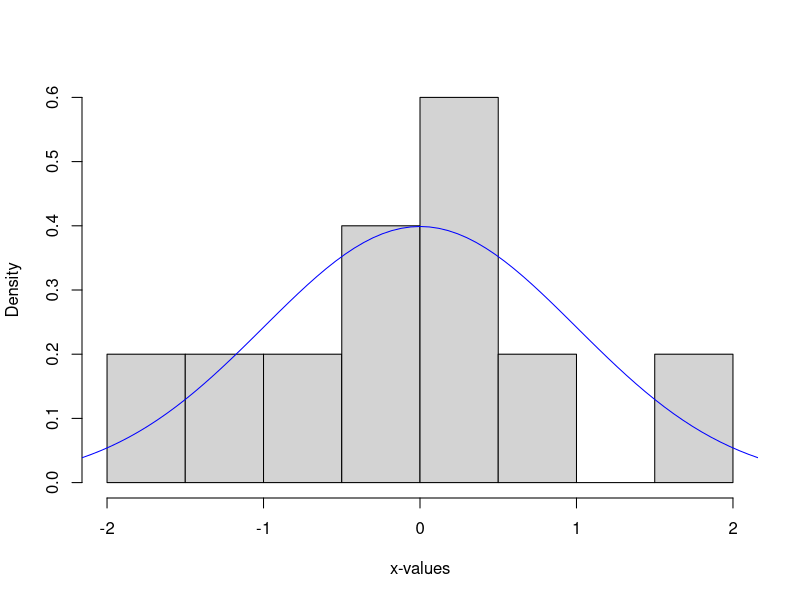
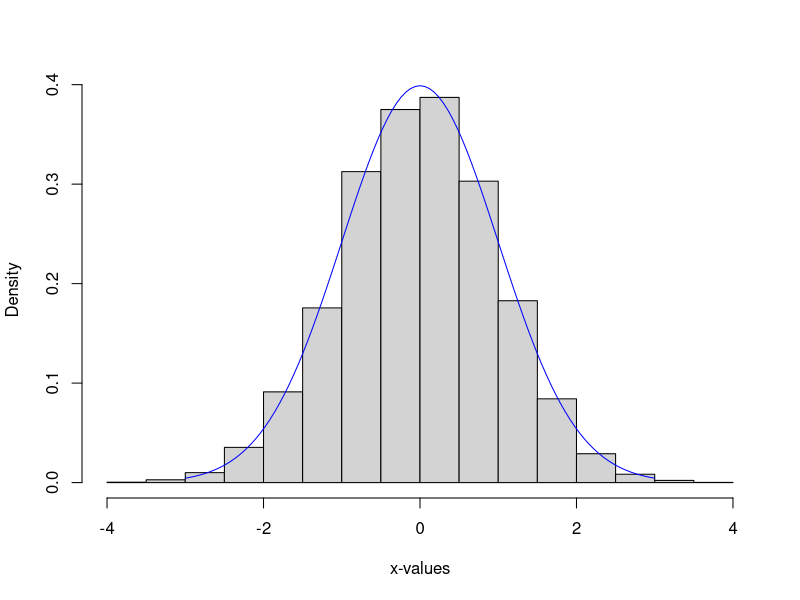
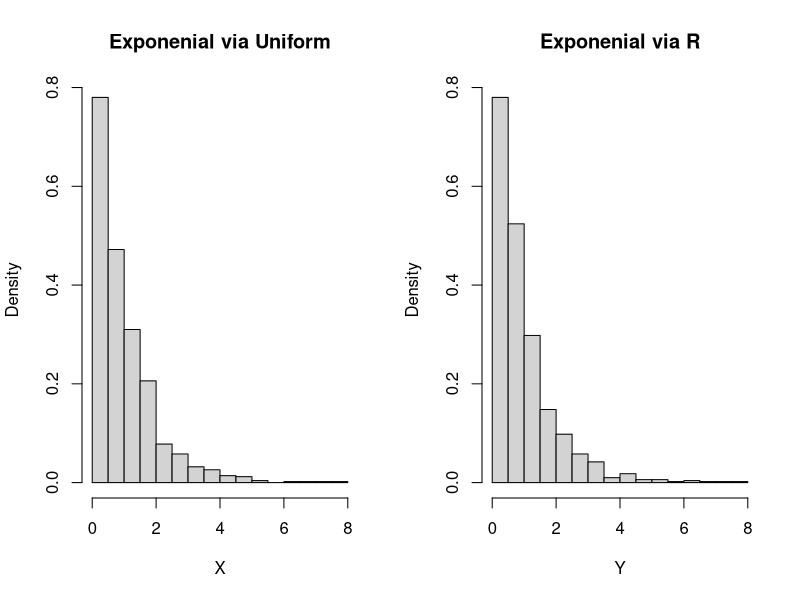
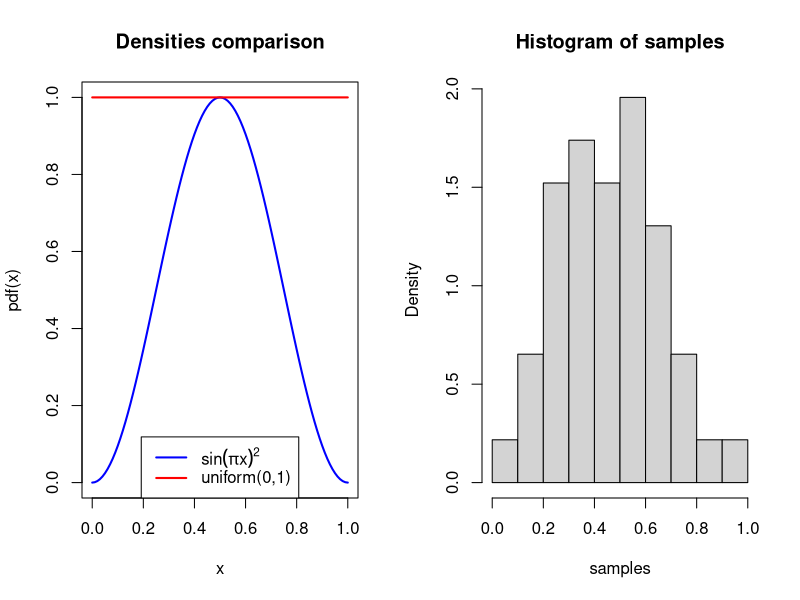
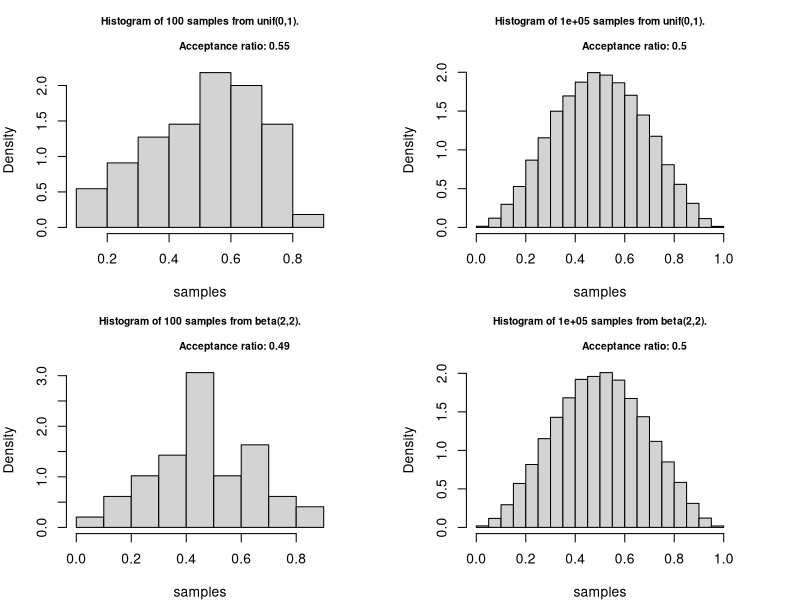
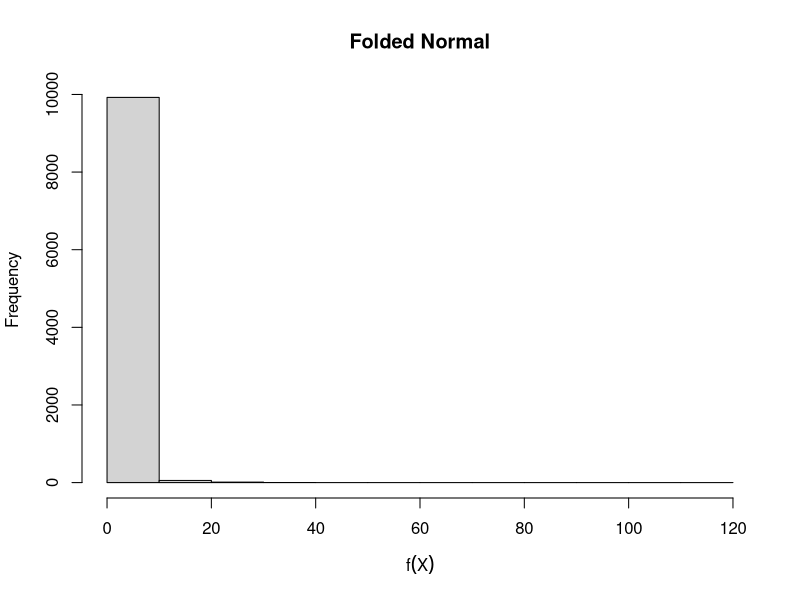
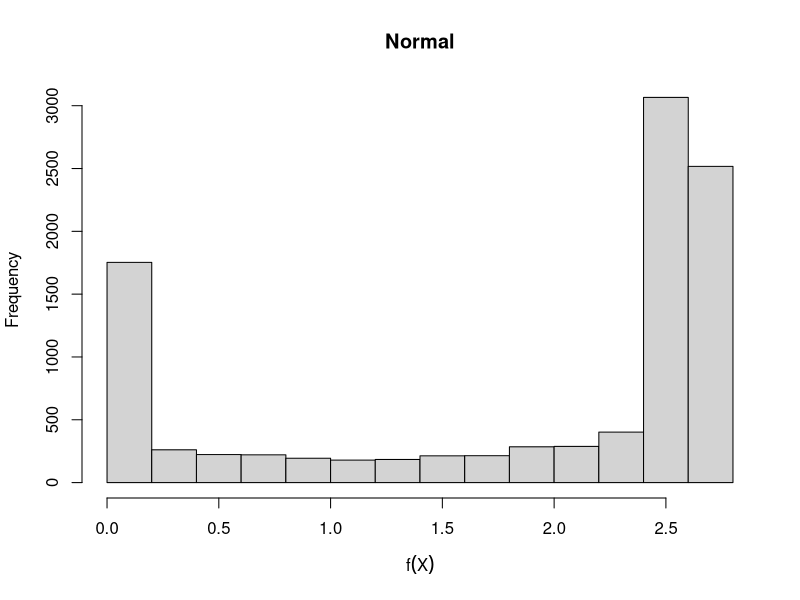
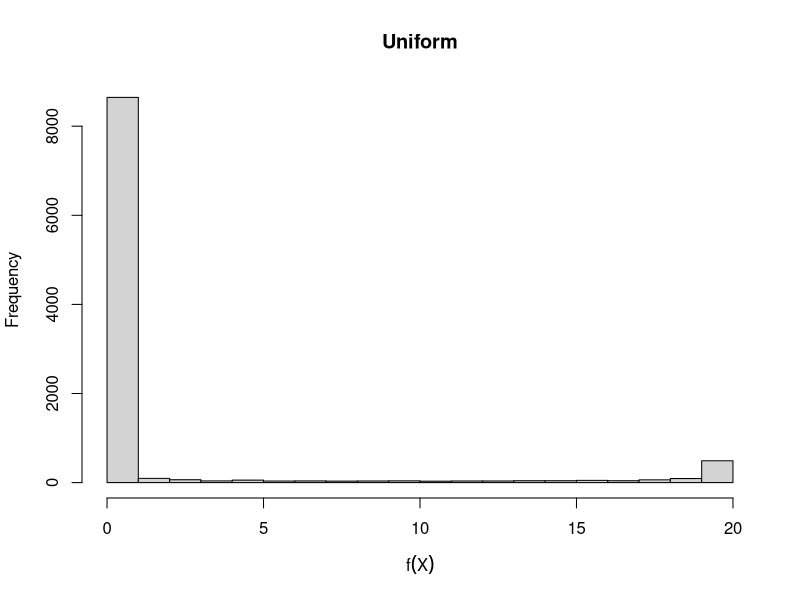

Write the R code that produced these figures, in order.
## ---- chunk 1
x <- seq(-3,3,length.out=10)
hist(rnorm(x), freq=FALSE, main="", xlab = "x-values")
## true density
curve(dnorm(x, mean = 0, sd = 1),
      from = -3,
      to = 3,
      add = TRUE,
      col = "blue",
      xlab = "x-values")
## ---- chunk 2
x <- seq(-3,3,length.out=10000)
hist(rnorm(x), freq=FALSE, main="", xlab = "x-values")
## true density
curve(dnorm(x, mean = 0, sd = 1),
      from = -3,
      to = 3,
      add = TRUE,
      col = "blue",
      xlab = "x-values")
## ---- chunk 3
mean(rnorm(x))
var(rnorm(x))
## ---- chunk 4
nsim <- 1000
U <- runif(nsim)
X <- -log(U)
Y <- rexp(nsim)
par(mfrow=(c(1,2)))
hist(X, freq=FALSE, main="Exponenial via Uniform")
hist(Y, freq=FALSE, main="Exponenial via R")
## ---- chunk 5
# density function for f(x)
densFun <- function(x) { 
  return(sin(pi*x)^2)
}
x <- seq(0, 1, 10^-2)
## ---- chunk 6
plot(x, densFun(x), 
     xlab = "x", ylab = "pdf(x)",
     type = "l", lty = 1, lwd = 2, col = "blue",
     main = "Densities comparison")
lines(x, dunif(x, 0, 1), lwd = 2, col="red")
legend('bottom',
       c(expression(sin(pi*x)^2), "uniform(0,1)"), 
       lty = 1, lwd = 2, col = c("blue", "red"))
## ---- chunk 7
numSim=10^2
samples = NULL
for (i in 1:numSim) {
  # get a uniform proposal
  proposal <- runif(1) 
  # calculate the ratio
  densRat <- densFun(proposal)/dunif(proposal)  
  #accept the sample with p=densRat
  if ( runif(1) < densRat ){ 
    #fill our vector with accepted samples
    samples <- c(samples, proposal) 
  }
}
## ---- chunk 8
hist(samples, freq=FALSE) #construct density hist
print(paste("Acceptance Ratio:", length(samples)/numSim))
## ---- chunk 9
sim_fun <- function(f, envelope = "unif", par1 = 0, 
                    par2 = 1, n = 10^2, plot = TRUE){
  
  r_envelope <- match.fun(paste0("r", envelope))
  d_envelope <- match.fun(paste0("d", envelope))
  proposal <- r_envelope(n, par1, par2)
  density_ratio <- f(proposal) / d_envelope(proposal, par1, par2)
  samples <- proposal[runif(n) < density_ratio]
  acceptance_ratio <- length(samples) / n
  if (plot) {
    hist(samples, probability = TRUE, 
         main = paste0("Histogram of ", n, " samples from ", 
                       envelope, "(", par1, ",", par2, ").\n 
                       Acceptance ratio: ", 
                       round(acceptance_ratio,2)), cex.main = 0.75)
  }
  list(x = samples, acceptance_ratio = acceptance_ratio)
}
## ---- chunk 10
par(mfrow = c(2,2), mar = rep(4, 4))
unif_1 <- sim_fun(f=densFun , envelope = "unif", par1 = 0, par2 = 1, n = 10^2) 
unif_2 <- sim_fun(f=densFun, envelope = "unif", par1 = 0, par2 = 1, n = 10^5)
beta_1 <- sim_fun(f=densFun, envelope = "beta", par1 = 2, par2 = 2, n = 10^2)
beta_2 <- sim_fun(f=densFun, envelope = "beta", par1 = 2, par2 = 2, n = 10^5)
## ---- chunk 11
knitr::opts_chunk$set(cache=TRUE)
library(xtable)
# define target functions for MC estimate
mc1 <- function(x){
  # folded normal target
  return(sqrt(2*pi/abs(x)))
}

mc2 <- function(x){
  # normal target
  exp(-x^4)/dnorm(x)
}

mc3 <- function(x){
  # uniform target
  return(20*exp(-x^4))
}
mcSE <- function(values){
  # this function calculates the standard error
  # of an MC estimate with target function values
  # eg values should be vector of f(x_i)
  return(sqrt(var(values)/length(values)))
}
# folded normal
draws <- rnorm(10000)
values <- sapply(draws,mc1)
# normal
draws2 <- rnorm(10000)
values2 <- sapply(draws2,mc2)
# uniform
draws3 <- runif(10000,min=-10,max=10)
values3 <- sapply(draws3,mc3)
# plot histograms
pdf(file="mc1hist.pdf")
hist(values*2^(-5/4), xlab = expression(f(X)),
     main = "Folded Normal")
dev.off()
pdf(file="mc2hist.pdf")
hist(values2, xlab = expression(f(X)),
     main = "Normal")
dev.off()
pdf(file="mc3hist.pdf")
hist(values3, xlab = expression(f(X)),
     main = "Uniform")
dev.off()
# put results in a data frame and display with xtable
mc.mean <- mean(values)*2^(-5/4)
mc.sd<- 2^(-10/4)*sd(values)/sqrt(length(values))
means <- c(gamma(1/4)/2,mc.mean,mean(values2),mean(values3))
SEs <- c(NA, mcSE(values),mcSE(values2),mcSE(values3))
mc.df <- data.frame(Mean = means, SE = SEs, 
                    row.names = c("True value", "row.names
                                  Normal", "Full Normal",  
                                  "Truncated Uniform"))
xtable(mc.df)
